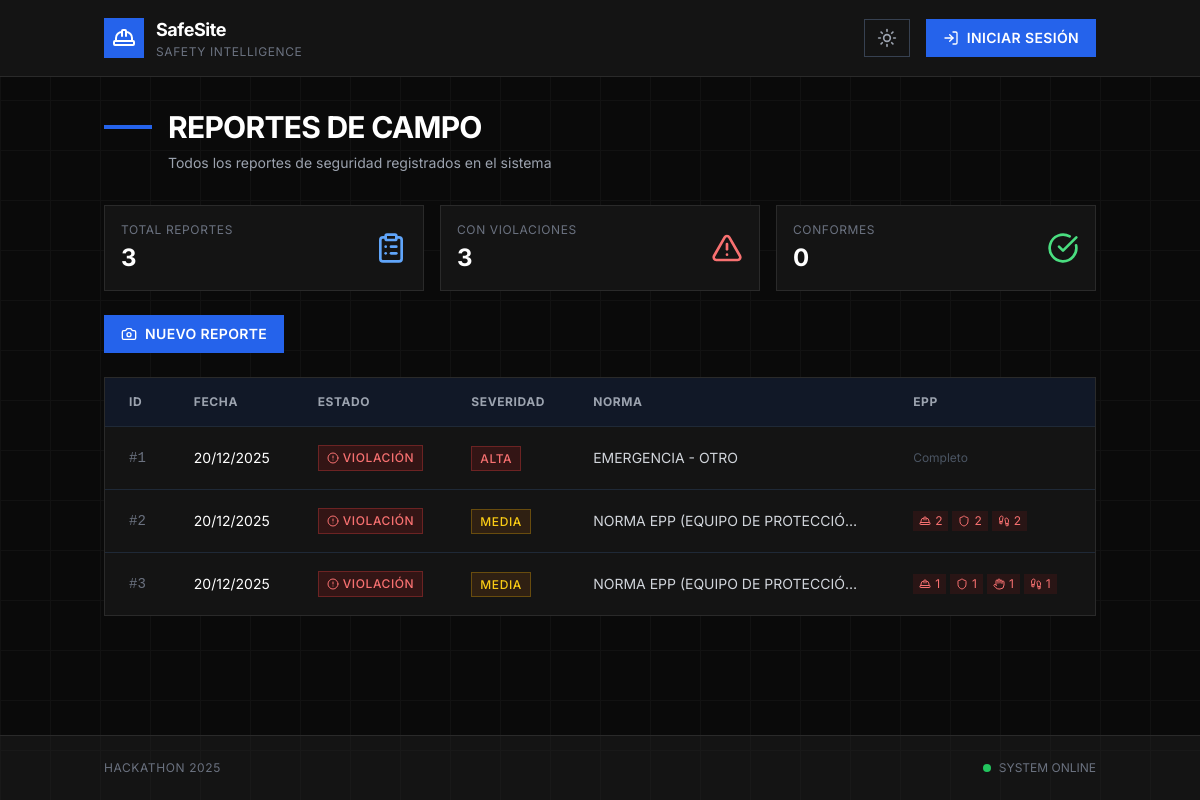
/registros/, run on the app's committed database.
### seguridad/models.py (models this page shows, shortened)
class ReporteDeCampo(models.Model):
    id_reporte = models.AutoField(primary_key=True)
    fecha_reporte = models.DateField(default=get_current_date)
    foto_incidente = models.ImageField(upload_to="incidentes/", max_length=500)
    image_check = models.BooleanField(default=False)
    check_estado_norma = models.BooleanField(
        default=False, verbose_name="¿Hay una norma incumplida?"
    )
    norma_infringida = models.CharField(max_length=255, blank=True, null=True)
    descripcion = models.TextField(blank=True, null=True)
    clasificacion = models.CharField(
        max_length=20,
        choices=[
            ("BAJA", "Baja"),
            ("MEDIA", "Media"),
            ("ALTA", "Alta"),
        ],
        default="BAJA",
    )
    casco = models.IntegerField(default=0, verbose_name="Cascos faltantes")
    chaleco = models.IntegerField(default=0, verbose_name="Chalecos faltantes")
    guantes = models.IntegerField(default=0, verbose_name="Guantes faltantes")
    botas = models.IntegerField(default=0, verbose_name="Botas faltantes")

### seguridad/views.py (the view)
# urls.py: path("registros/", views.lista_registros, name="lista_registros"),
def lista_registros(request):
    registros = ReporteDeCampo.objects.all().order_by("-fecha_reporte")
    total_reportes = registros.count()
    con_violaciones = registros.filter(check_estado_norma=True).count()
    conformes = registros.filter(check_estado_norma=False).count()
    return render(
        request,
        "seguridad/lista_reportes.html",
        {
            "registros": registros,
            "total_reportes": total_reportes,
            "con_violaciones": con_violaciones,
            "conformes": conformes,
        },
    )

### seguridad/templates/seguridad/lista_reportes.html (shortened to what this page needs)
{% extends 'seguridad/base.html' %} {% block content %}
<div class="max-w-7xl mx-auto">
    <div class="mb-8">
        <div class="flex items-center gap-4 mb-2">
            <div class="h-1 w-12 bg-blue-600"></div>
            <h2 class="text-3xl font-bold tracking-tight uppercase text-white">
                Reportes de Campo
            </h2>
        </div>
        <p class="text-gray-400 text-sm ml-16">
            Todos los reportes de seguridad registrados en el sistema
        </p>
    </div>
    <div class="grid grid-cols-1 md:grid-cols-3 gap-4 mb-6">
        <div class="boxy-card p-4">
            <div class="flex items-center justify-between">
                <div>
                    <p
                        class="text-xs text-gray-500 uppercase tracking-wider mb-1"
                    >
                        Total Reportes
                    </p>
                    <p class="text-2xl font-bold text-white">
                        {{ total_reportes }}
                    </p>
                </div>
                <i
                    data-lucide="clipboard-list"
                    class="w-8 h-8 text-blue-400"
                ></i>
            </div>
        </div>
        <div class="boxy-card p-4">
            <div class="flex items-center justify-between">
                <div>
                    <p
                        class="text-xs text-gray-500 uppercase tracking-wider mb-1"
                    >
                        Con Violaciones
                    </p>
                    <p class="text-2xl font-bold text-white">
                        {{ con_violaciones }}
                    </p>
                </div>
                <i
                    data-lucide="alert-triangle"
                    class="w-8 h-8 text-red-400"
                ></i>
            </div>
        </div>
        <div class="boxy-card p-4">
            <div class="flex items-center justify-between">
                <div>
                    <p
                        class="text-xs text-gray-500 uppercase tracking-wider mb-1"
                    >
                        Conformes
                    </p>
                    <p class="text-2xl font-bold text-white">{{ conformes }}</p>
                </div>
                <i
                    data-lucide="check-circle"
                    class="w-8 h-8 text-green-400"
                ></i>
            </div>
        </div>
    </div>
    <div class="mb-6 flex gap-3">
        <a
            href="{% url 'crear_reporte' %}"
            class="inline-flex items-center gap-2 px-4 py-2 bg-blue-600 hover:bg-blue-700 text-white text-sm boxy-button"
        >
            <i data-lucide="camera" class="w-4 h-4"></i>
            Nuevo Reporte
        </a>
    </div>
    {% if registros %}
    <div class="boxy-card overflow-hidden">
        <div class="overflow-x-auto">
            <table class="w-full text-left text-sm">
                <thead>
                    <tr
                        class="bg-gray-900 border-b border-gray-800 text-gray-400 uppercase tracking-wider text-xs"
                    >
                        <th class="px-6 py-4 font-bold">ID</th>
                        <th class="px-6 py-4 font-bold">Fecha</th>
                        <th class="px-6 py-4 font-bold">Estado</th>
                        <th class="px-6 py-4 font-bold">Severidad</th>
                        <th class="px-6 py-4 font-bold">Norma</th>
                        <th class="px-6 py-4 font-bold">EPP</th>
                        <th class="px-6 py-4 font-bold text-right">Acciones</th>
                    </tr>
                </thead>
                <tbody class="divide-y divide-gray-800">
                    {% for registro in registros %}
                    <tr class="hover:bg-gray-800/50 transition-colors group">
                        <td class="px-6 py-4 font-mono text-gray-500">
                            #{{ registro.id_reporte }}
                        </td>
                        <td class="px-6 py-4 text-white">
                            {{ registro.fecha_reporte|date:"d/m/Y" }}
                        </td>
                        <td class="px-6 py-4">
                            {% if registro.check_estado_norma %}
                            <span
                                class="inline-flex items-center gap-1 px-2 py-1 bg-red-900/30 border border-red-500/30 text-red-400 text-xs font-medium uppercase tracking-wider"
                            >
                                <i
                                    data-lucide="alert-circle"
                                    class="w-3 h-3"
                                ></i>
                                Violación
                            </span>
                            {% endif %}
                        </td>
                        <td class="px-6 py-4">
                            {% if registro.clasificacion %}
                            <span
                                class="px-2 py-1 {% if registro.clasificacion == 'ALTA' %}bg-red-900/30 text-red-400 border-red-500/30 {% elif registro.clasificacion == 'MEDIA' %}bg-yellow-900/30 text-yellow-400 border-yellow-500/30 {% else %}bg-blue-900/30 text-blue-400 border-blue-500/30{% endif %} border text-xs font-medium uppercase tracking-wider"
                            >
                                {{ registro.clasificacion }}
                            </span>
                            {% else %}
                            <span class="text-gray-600 text-xs">-</span>
                            {% endif %}
                        </td>
                        <td class="px-6 py-4 text-gray-300 max-w-xs">
                            {% if registro.norma_infringida %}
                            <span class="truncate block">{{ registro.norma_infringida|truncatewords:8 }}</span>
                            {% else %}
                            <span class="text-gray-600 text-xs">Sin norma</span>
                            {% endif %}
                        </td>
                        <td class="px-6 py-4">
                            <div class="flex gap-1">
                                {% if registro.casco > 0 %}
                                <span
                                    class="inline-flex items-center gap-1 px-1.5 py-0.5 bg-red-900/20 text-red-400 text-xs"
                                >
                                    <i
                                        data-lucide="hard-hat"
                                        class="w-3 h-3"
                                    ></i>
                                    {{ registro.casco }}
                                </span>
                                {% endif %}
                                {% if registro.chaleco > 0 %}
                                <span
                                    class="inline-flex items-center gap-1 px-1.5 py-0.5 bg-red-900/20 text-red-400 text-xs"
                                >
                                    <i data-lucide="shield" class="w-3 h-3"></i>
                                    {{ registro.chaleco }}
                                </span>
                                {% endif %}
                                {% if registro.guantes > 0 %}
                                <span
                                    class="inline-flex items-center gap-1 px-1.5 py-0.5 bg-red-900/20 text-red-400 text-xs"
                                >
                                    <i data-lucide="hand" class="w-3 h-3"></i>
                                    {{ registro.guantes }}
                                </span>
                                {% endif %}
                                {% if registro.botas > 0 %}
                                <span
                                    class="inline-flex items-center gap-1 px-1.5 py-0.5 bg-red-900/20 text-red-400 text-xs"
                                >
                                    <i
                                        data-lucide="footprints"
                                        class="w-3 h-3"
                                    ></i>
                                    {{ registro.botas }}
                                </span>
                                {% endif %}
                                {% if registro.casco == 0 and registro.chaleco == 0 and registro.guantes == 0 and registro.botas == 0 %}
                                <span class="text-gray-600 text-xs">Completo</span>
                                {% endif %}
                            </div>
                        </td>
                        <td class="px-6 py-4 text-right">
                        </td>
                    </tr>
                    {% endfor %}
                </tbody>
            </table>
        </div>
    </div>
    {% endif %}
</div>
{% endblock %}

### seguridad/templates/seguridad/base.html (style rules this page uses)
* { font-family: "Inter", -apple-system, BlinkMacSystemFont, "Segoe UI", sans-serif; }
:root { --bg-primary: #0a0a0a; --bg-secondary: #141414; --bg-tertiary: #1a1a1a; --border-color: #2a2a2a; --text-primary: #ffffff; --text-secondary: #a0a0a0; --accent-primary: #3b82f6; --accent-hover: #2563eb; --success: #10b981; --warning: #f59e0b; --danger: #ef4444; }
body { background: var(--bg-primary); color: var(--text-primary); transition: background-color 0.3s ease, color 0.3s ease; }
.boxy-card { background: var(--bg-secondary); border: 1px solid var(--border-color); border-radius: 0; transition: all 0.2s ease; }
.boxy-button { border-radius: 0; font-weight: 600; letter-spacing: 0.025em; text-transform: uppercase; font-size: 0.75rem; transition: all 0.15s ease; border: 1px solid transparent; }

### data on the page
ReporteDeCampo: id_reporte "1", fecha_reporte "20/12/2025", check_estado_norma True (drawn), clasificacion "ALTA", norma_infringida "EMERGENCIA - OTRO", casco "Completo"
ReporteDeCampo: id_reporte "2", fecha_reporte "20/12/2025", check_estado_norma True (drawn), clasificacion "MEDIA", norma_infringida "NORMA EPP (EQUIPO DE PROTECCIÓ…", casco "2", chaleco "2", botas "2"
ReporteDeCampo: id_reporte "3", fecha_reporte "20/12/2025", check_estado_norma True (drawn), clasificacion "MEDIA", norma_infringida "NORMA EPP (EQUIPO DE PROTECCIÓ…", casco "1", chaleco "1", guantes "1", botas "1"

### other printed values
{{ total_reportes }} "3"
{{ con_violaciones }} "3"
{{ conformes }} "0"
